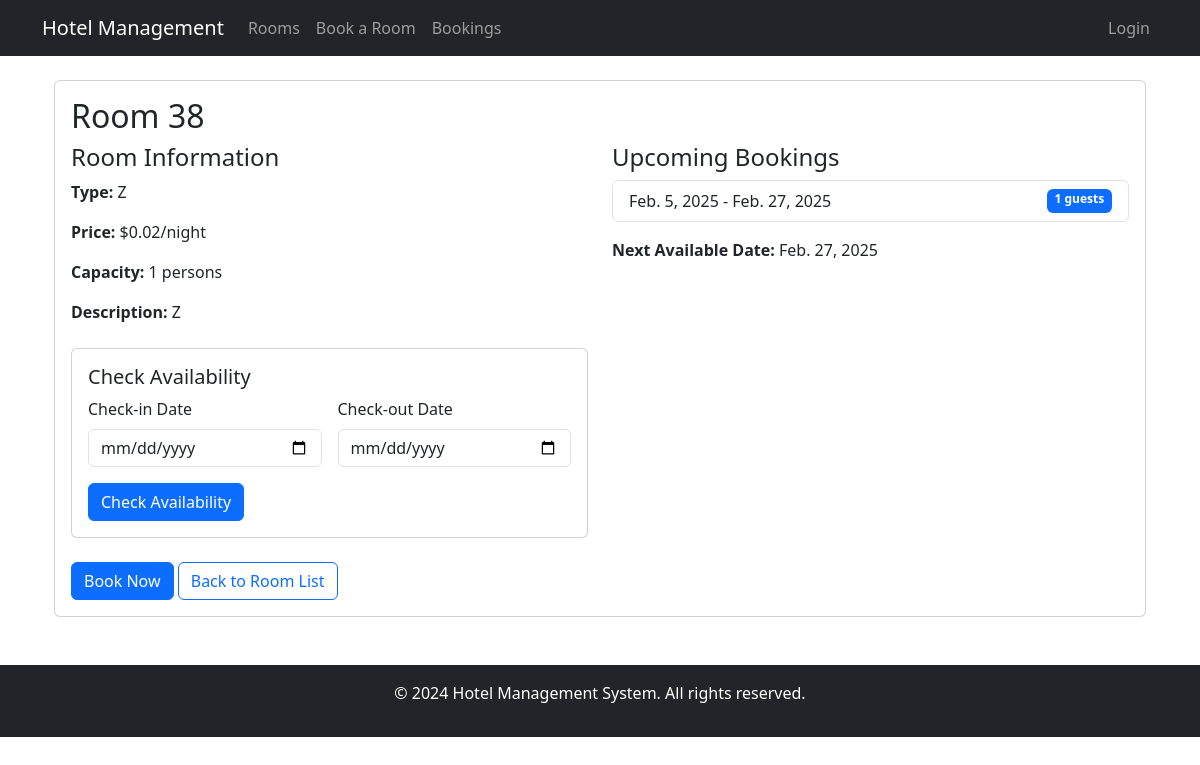
Page /rooms/8/ on the committed database.
### hotel_app/models.py (models this page shows, shortened)
class Room(models.Model):
    ROOM_TYPES = [
        ('single', 'Single'),
        ('double', 'Double'),
        ('suite', 'Suite'),
        ('deluxe', 'Deluxe'),
    ]
    number = models.CharField(max_length=10, unique=True)
    room_type = models.CharField(max_length=50, choices=ROOM_TYPES)
    capacity = models.IntegerField()
    price = models.DecimalField(max_digits=10, decimal_places=2)
    description = models.TextField()
    is_available = models.BooleanField(default=True)
    class Meta:
        ordering = ['number']
    def get_next_available_date(self):
        today = timezone.now().date()
        bookings = self.booking_set.filter(check_out__gte=today).order_by('check_out')
        if not bookings:
            return today
        return bookings.last().check_out

class Booking(models.Model):
    guest = models.ForeignKey(User, on_delete=models.CASCADE, null=True, blank=True)
    room = models.ForeignKey(Room, on_delete=models.CASCADE)
    check_in = models.DateField()
    check_out = models.DateField()
    guests = models.IntegerField()
    special_requests = models.TextField(blank=True, null=True)
    created_at = models.DateTimeField(default=timezone.now)

### hotel_app/views.py (the view)
# urls.py: path('rooms/<int:pk>/', views.room_detail, name='room_detail'),  # Room detail view
def room_detail(request, pk):
    room = get_object_or_404(Room, pk=pk)
    upcoming_bookings = room.booking_set.filter(
        check_out__gte=timezone.now().date()
    ).order_by('check_in')
    context = {
        'room': room,
        'upcoming_bookings': upcoming_bookings,
        'next_available': room.get_next_available_date()
    }
    return render(request, 'hotel_app/room_detail.html', context)

### hotel_app/templates/hotel_app/room_detail.html (shortened to what this page needs)
{% extends 'hotel_app/base.html' %}
{% block content %}
<div class="container mt-4">
    <div class="card">
        <div class="card-body">
            <h2 class="card-title">Room {{ room.number }}</h2>
            <div class="row">
                <div class="col-md-6">
                    <h4>Room Information</h4>
                    <p><strong>Type:</strong> {{ room.get_room_type_display }}</p>
                    <p><strong>Price:</strong> ${{ room.price }}/night</p>
                    <p><strong>Capacity:</strong> {{ room.capacity }} persons</p>
                    <p><strong>Description:</strong> {{ room.description }}</p>
                    <div class="card mt-4">
                        <div class="card-body">
                            <h5>Check Availability</h5>
                            <form method="get" class="row g-3" id="availability-form">
                                <div class="col-md-6">
                                    <label for="check_in" class="form-label">Check-in Date</label>
                                    <input type="date" class="form-control" id="check_in" name="check_in"
                                           min="{{ today|date:'Y-m-d' }}" required>
                                </div>
                                <div class="col-md-6">
                                    <label for="check_out" class="form-label">Check-out Date</label>
                                    <input type="date" class="form-control" id="check_out" name="check_out"
                                           min="{{ today|date:'Y-m-d' }}" required>
                                </div>
                                <div class="col-12">
                                    <button type="submit" class="btn btn-primary">Check Availability</button>
                                </div>
                            </form>
                        </div>
                    </div>
                </div>
                <div class="col-md-6">
                    <h4>Upcoming Bookings</h4>
                    {% if upcoming_bookings %}
                    <div class="list-group">
                        {% for booking in upcoming_bookings %}
                        <div class="list-group-item">
                            <div class="d-flex justify-content-between">
                                <span>{{ booking.check_in|date }} - {{ booking.check_out|date }}</span>
                                <span class="badge bg-primary">{{ booking.guests }} guests</span>
                            </div>
                        </div>
                        {% endfor %}
                    </div>
                    <div class="mt-3">
                        <p><strong>Next Available Date:</strong> {{ next_available|date }}</p>
                    </div>
                    {% else %}
                    <p class="text-success">No upcoming bookings - Room is available!</p>
                    {% endif %}
                </div>
            </div>
            <div class="mt-4">
                {% if room.is_available %}
                <a href="{% url 'booking_form' %}?room_id={{ room.id }}" class="btn btn-primary">Book Now</a>
                {% else %}
                <button class="btn btn-secondary" disabled>Not Available</button>
                {% endif %}
                <a href="{% url 'room_list' %}" class="btn btn-outline-primary">Back to Room List</a>
            </div>
        </div>
    </div>
</div>
{% endblock %}

### rows in the picture
Room: number "38", room_type "Z", price "0.02", capacity "1", description "Z"
Booking: check_in "Feb. 5, 2025", check_out "Feb. 27, 2025", guests "1"
